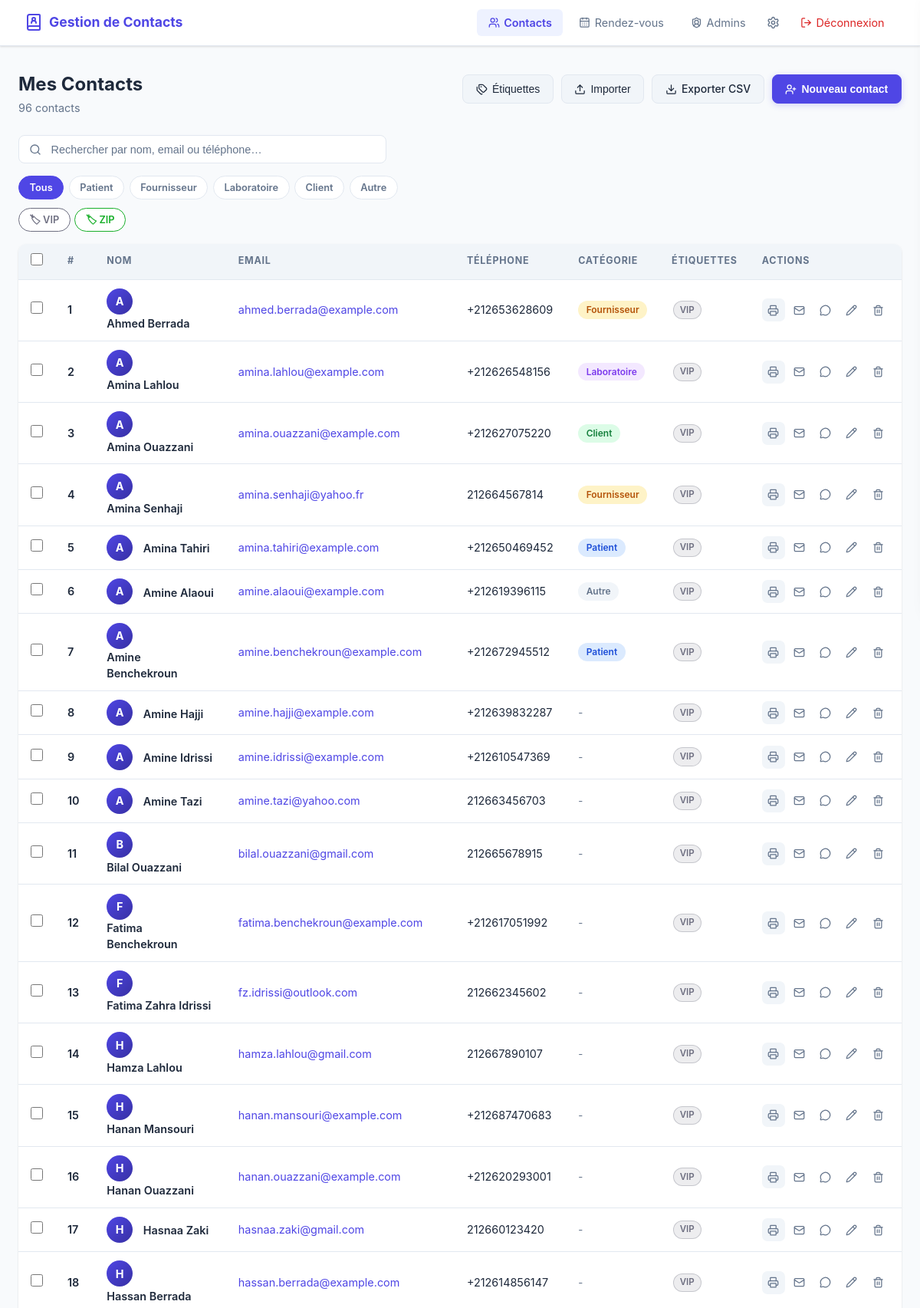
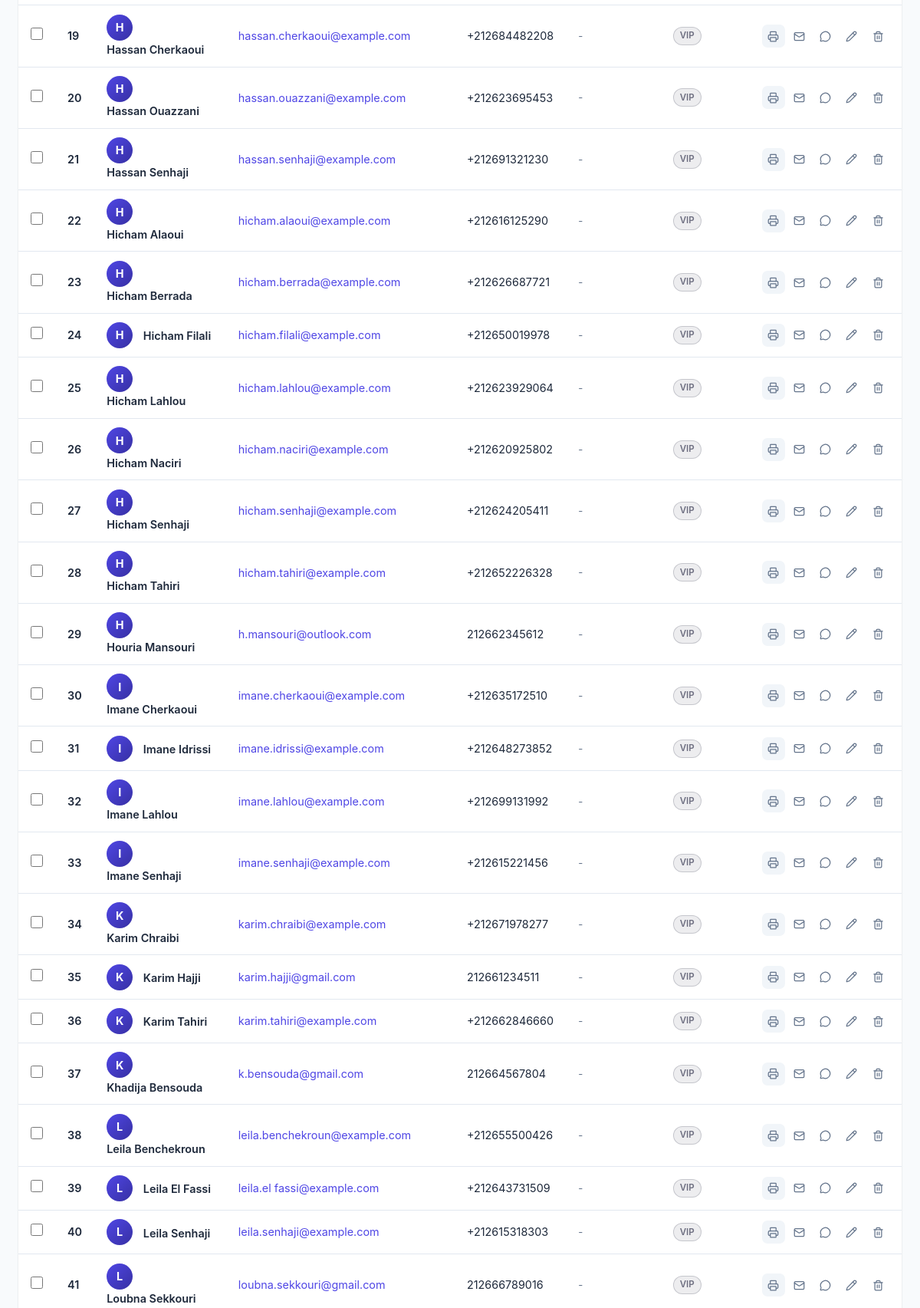
Page /contacts (signed in, upper part) on the committed database (2 pictures, top to bottom).
### tables this page shows
CREATE TABLE labels (
            id INTEGER PRIMARY KEY AUTOINCREMENT,
            name TEXT UNIQUE NOT NULL,
            color TEXT DEFAULT '#6366f1'
        );

CREATE TABLE contacts (
            id INTEGER PRIMARY KEY AUTOINCREMENT,
            name TEXT NOT NULL,
            email TEXT NOT NULL,
            phone TEXT NOT NULL,
            category TEXT DEFAULT '',
            address TEXT DEFAULT '',
            fonction TEXT DEFAULT '',
            company TEXT DEFAULT ''
        , labels TEXT DEFAULT '');

### app.py (the view, shortened to what this page needs)
@app.route("/contacts")
@login_required
def contacts():
    query      = request.args.get("q", "").strip()
    cat_filter = request.args.get("cat", "").strip()
    lbl_filter = request.args.get("lbl", "").strip()
    if query:
        contact_list = service.search_contacts(query)
    else:
        contact_list = service.get_all_contacts()
    if cat_filter:
        contact_list = [c for c in contact_list if c.get("category") == cat_filter]
    all_labels = label_service.get_all_labels()
    for c in contact_list:
        c["label_list"] = label_service.get_labels_for_contact(c["id"])
    return render_template("contacts.html",
                           contacts=contact_list, query=query,
                           categories=CATEGORIES, cat_filter=cat_filter,
                           all_labels=all_labels, lbl_filter=lbl_filter)

### app.py (called while the page is built)
def login_required(f):
    @wraps(f)
    def decorated(*args, **kwargs):
        if not session.get("logged_in"):
            flash("Veuillez vous connecter.", "warning")
            return redirect(url_for("login"))
        return f(*args, **kwargs)
    return decorated

### database/db.py (called while the page is built)
def get_connection():
    conn = sqlite3.connect(DB_NAME)
    conn.row_factory = sqlite3.Row
    return conn

### services/contact_service.py (called while the page is built)
    def get_all_contacts(self):
        conn = get_connection()
        cursor = conn.cursor()
        cursor.execute("SELECT id, name, email, phone, category, address, fonction, company FROM contacts ORDER BY name ASC")
        rows = cursor.fetchall()
        conn.close()
        return [dict(row) for row in rows]

### services/label_service.py (called while the page is built)
    def get_all_labels(self):
        conn = get_connection()
        cursor = conn.cursor()
        cursor.execute("SELECT id, name, color FROM labels ORDER BY name ASC")
        rows = cursor.fetchall()
        conn.close()
        return [dict(r) for r in rows]

    def get_labels_for_contact(self, contact_id):
        conn = get_connection()
        cursor = conn.cursor()
        cursor.execute("""
            SELECT l.id, l.name, l.color FROM labels l
            JOIN contact_labels cl ON cl.label_id = l.id
            WHERE cl.contact_id = ?
            ORDER BY l.name
        """, (contact_id,))
        rows = cursor.fetchall()
        conn.close()
        return [dict(r) for r in rows]

### templates/contacts.html (shortened to what this page needs)
{% extends "base.html" %}
{% block content %}
<div class="page-header">
    <div>
        <h1 data-i18n="contacts_title">Mes Contacts</h1>
        <p class="subtitle" id="contact-count">{{ contacts|length }} contact{{ 's' if contacts|length != 1 }}</p>
    </div>
    <div class="page-actions">
        <button class="btn btn-action" onclick="openLabelsPanel()">
            <i data-lucide="tags" style="width:15px;height:15px;"></i> Étiquettes
        </button>
        <button class="btn btn-action" onclick="openImportModal()">
            <i data-lucide="upload" style="width:15px;height:15px;"></i> <span data-i18n="btn_import">Importer</span>
        </button>
        <a href="{{ url_for('export_csv') }}" class="btn btn-action">
            <i data-lucide="download" style="width:15px;height:15px;"></i> <span data-i18n="btn_export">Exporter CSV</span>
        </a>
        <button class="btn btn-action btn-action--primary" onclick="openAddModal()">
            <i data-lucide="user-plus" style="width:15px;height:15px;"></i> <span data-i18n="btn_new">Nouveau contact</span>
        </button>
    </div>
</div>
<div class="search-form">
    <div class="search-wrapper">
        <input type="text" id="search-input"
               data-i18n-placeholder="search_placeholder"
               placeholder="Rechercher par nom, email ou téléphone…"
               value="{{ query }}" class="search-input" oninput="filterContacts(this.value)">
    </div>
</div>
{% if categories %}
<div class="cat-filter-bar">
    <a href="{{ url_for('contacts', q=query) }}" class="cat-chip {% if not cat_filter %}active{% endif %}" data-i18n="filter_all">Tous</a>
    {% for cat in categories %}
    <a href="{{ url_for('contacts', q=query, cat=cat) }}" class="cat-chip {% if cat_filter == cat %}active{% endif %}">{{ cat }}</a>
    {% endfor %}
</div>
{% endif %}
{% if all_labels %}
<div class="cat-filter-bar" style="margin-top:-.3rem;gap:.35rem;">
    {% for lbl in all_labels %}
    <a href="{{ url_for('contacts', q=query, cat=cat_filter, lbl=lbl.id) }}"
       class="cat-chip {% if lbl_filter|string == lbl.id|string %}active{% endif %}"
       style="border-color:{{ lbl.color }};{% if lbl_filter|string == lbl.id|string %}background:{{ lbl.color }};color:#fff;{% else %}color:{{ lbl.color }};{% endif %}">
        🏷 {{ lbl.name }}
    </a>
    {% endfor %}
</div>
{% endif %}
{% if contacts %}
<div class="table-wrapper">
    <table class="contacts-table" id="contacts-table">
        <thead>
            <tr>
                <th class="th-checkbox">
                    <input type="checkbox" id="select-all-chk2" class="row-checkbox" onchange="toggleSelectAll(this.checked)">
                </th>
                <th data-i18n="th_id">#</th>
                <th data-i18n="th_name" class="th-sortable" onclick="sortTable('name')" style="cursor:pointer;user-select:none;">
                </th>
                <th data-i18n="th_email" class="th-sortable" onclick="sortTable('email')" style="cursor:pointer;user-select:none;">
                </th>
                <th data-i18n="th_phone" class="th-sortable" onclick="sortTable('phone')" style="cursor:pointer;user-select:none;">
                </th>
                <th data-i18n="th_category">Catégorie</th>
                <th>Étiquettes</th>
                <th data-i18n="th_actions">Actions</th>
            </tr>
        </thead>
        <tbody id="contacts-tbody">
            {% for contact in contacts %}
            <tr data-id="{{ contact.id }}"
                data-name="{{ contact.name|lower }}"
                data-email="{{ contact.email|lower }}"
                data-phone="{{ contact.phone }}"
                data-category="{{ contact.category|lower }}">
                <td style="padding-left:1rem;">
                    <input type="checkbox" class="row-checkbox contact-chk" data-id="{{ contact.id }}" onchange="onRowCheck()">
                </td>
                <td class="id-cell">{{ loop.index }}</td>
                <td>
                    <div class="contact-avatar">{{ contact.name[0].upper() }}</div>
                    <div class="contact-info">
                        <span class="contact-name">{{ contact.name }}</span>
                    </div>
                </td>
                <td><a href="mailto:{{ contact.email }}" class="email-link">{{ contact.email }}</a></td>
                <td>{{ contact.phone }}</td>
                <td>
                    {% if contact.category %}
                    <span class="cat-badge cat-{{ contact.category|lower|replace(' ','') }}">{{ contact.category }}</span>
                    {% else %}<span class="cat-none">-</span>{% endif %}
                </td>
                <td class="labels-cell">
                    {% for lbl in contact.label_list %}
                    <span class="lbl-badge" style="background:{{ lbl.color }}20;color:{{ lbl.color }};border:1px solid {{ lbl.color }}50;">{{ lbl.name }}</span>
                    {% endfor %}
                </td>
                <td class="actions-cell">
                    <button class="btn-icon btn-print" title="Imprimer fiche"
                        onclick="printContactSheet({{ contact.id }}, '{{ contact.name|replace("'", "\\'") }}')">
                        <i data-lucide="printer" style="width:15px;height:15px;"></i>
                    </button>
                    <button class="btn-icon btn-email" title="Email"
                        onclick="openEmailModal({{ contact.id }}, '{{ contact.name|replace("'", "\\'") }}', '{{ contact.email }}')">
                        <i data-lucide="mail" style="width:15px;height:15px;"></i>
                    </button>
                    <button class="btn-icon btn-whatsapp" title="WhatsApp"
                        onclick="openWhatsappModal({{ contact.id }}, '{{ contact.name|replace("'", "\\'") }}', '{{ contact.phone }}')">
                        <i data-lucide="message-circle" style="width:15px;height:15px;"></i>
                    </button>
                    <button class="btn-icon btn-edit" title="Modifier"
                        onclick="openEditModal({{ contact.id }})">
                        <i data-lucide="pencil" style="width:15px;height:15px;"></i>
                    </button>
                    <button class="btn-icon btn-delete" title="Supprimer"
                        onclick="openDeleteModal({{ contact.id }}, '{{ contact.name|replace("'", "\\'") }}')">
                        <i data-lucide="trash-2" style="width:15px;height:15px;"></i>
                    </button>
                </td>
            </tr>
            {% endfor %}
        </tbody>
    </table>
</div>
{% endif %}
{% endblock %}

### templates/base.html (shortened to what this page needs)
<!DOCTYPE html>
<html lang="fr" data-theme="light" data-lang="fr">
<head>
    <link rel="stylesheet" href="{{ url_for('static', filename='css/style.css') }}">
</head>
<body>
{% if session.get('logged_in') %}
<nav class="navbar">
    <div class="nav-brand">
        <i data-lucide="book-user" class="nav-lucide-icon"></i>
        <span data-i18n="app_title">Gestion de Contacts</span>
    </div>
    <div class="nav-links">
        <a href="{{ url_for('contacts') }}" class="nav-link {% if request.endpoint == 'contacts' %}active{% endif %}">
            <i data-lucide="users" style="width:15px;height:15px;"></i> <span data-i18n="nav_contacts">Contacts</span>
        </a>
        <a href="{{ url_for('appointments') }}" class="nav-link {% if request.endpoint == 'appointments' %}active{% endif %}">
            <i data-lucide="calendar-days" style="width:15px;height:15px;"></i> <span data-i18n="nav_rdv">Rendez-vous</span>
        </a>
        <a href="{{ url_for('admins') }}" class="nav-link {% if request.endpoint == 'admins' %}active{% endif %}">
            <i data-lucide="shield-user" style="width:15px;height:15px;"></i> <span data-i18n="nav_admins">Admins</span>
        </a>
        <button class="nav-icon-btn" id="settings-btn" title="Paramètres" onclick="toggleSettings()">
            <i data-lucide="settings" style="width:17px;height:17px;"></i>
        </button>
        <a href="{{ url_for('logout') }}" class="nav-link logout">
            <i data-lucide="log-out" style="width:15px;height:15px;"></i> <span data-i18n="nav_logout">Déconnexion</span>
        </a>
    </div>
</nav>
{% endif %}
<main class="main-content">
    {% block content %}{% endblock %}
</main>
</body>
</html>

### rows in the picture
labels: name "VIP"
labels: name "ZIP"
contacts: name "A", name "Ahmed Berrada", email "ahmed.berrada@example.com", phone "+212653628609", category "Fournisseur"
contacts: name "A", name "Amina Lahlou", email "amina.lahlou@example.com", phone "+212626548156", category "Laboratoire"
contacts: name "A", name "Amina Ouazzani", email "amina.ouazzani@example.com", phone "+212627075220", category "Client"
contacts: name "A", name "Amina Senhaji", email "amina.senhaji@yahoo.fr", phone "212664567814", category "Fournisseur"
contacts: name "A", name "Amina Tahiri", email "amina.tahiri@example.com", phone "+212650469452", category "Patient"
contacts: name "A", name "Amine Alaoui", email "amine.alaoui@example.com", phone "+212619396115", category "Autre"
contacts: name "A", name "Amine Benchekroun", email "amine.benchekroun@example.com", phone "+212672945512", category "Patient"
contacts: name "A", name "Amine Hajji", email "amine.hajji@example.com", phone "+212639832287"
contacts: name "A", name "Amine Idrissi", email "amine.idrissi@example.com", phone "+212610547369"
contacts: name "A", name "Amine Tazi", email "amine.tazi@yahoo.com", phone "212663456703"
contacts: name "B", name "Bilal Ouazzani", email "bilal.ouazzani@gmail.com", phone "212665678915"
contacts: name "F", name "Fatima Benchekroun", email "fatima.benchekroun@example.com", phone "+212617051992"
contacts: name "F", name "Fatima Zahra Idrissi", email "fz.idrissi@outlook.com", phone "212662345602"
contacts: name "H", name "Hamza Lahlou", email "hamza.lahlou@gmail.com", phone "212667890107"
contacts: name "H", name "Hanan Mansouri", email "hanan.mansouri@example.com", phone "+212687470683"
contacts: name "H", name "Hanan Ouazzani", email "hanan.ouazzani@example.com", phone "+212620293001"
contacts: name "H", name "Hasnaa Zaki", email "hasnaa.zaki@gmail.com", phone "212660123420"
contacts: name "H", name "Hassan Berrada", email "hassan.berrada@example.com", phone "+212614856147"
contacts: name "H", name "Hassan Cherkaoui", email "hassan.cherkaoui@example.com", phone "+212684482208"
contacts: name "H", name "Hassan Ouazzani", email "hassan.ouazzani@example.com", phone "+212623695453"
contacts: name "H", name "Hassan Senhaji", email "hassan.senhaji@example.com", phone "+212691321230"
contacts: name "H", name "Hicham Alaoui", email "hicham.alaoui@example.com", phone "+212616125290"
contacts: name "H", name "Hicham Berrada", email "hicham.berrada@example.com", phone "+212626687721"
contacts: name "H", name "Hicham Filali", email "hicham.filali@example.com", phone "+212650019978"
contacts: name "H", name "Hicham Lahlou", email "hicham.lahlou@example.com", phone "+212623929064"
contacts: name "H", name "Hicham Naciri", email "hicham.naciri@example.com", phone "+212620925802"
contacts: name "H", name "Hicham Senhaji", email "hicham.senhaji@example.com", phone "+212624205411"
contacts: name "H", name "Hicham Tahiri", email "hicham.tahiri@example.com", phone "+212652226328"
contacts: name "H", name "Houria Mansouri", email "h.mansouri@outlook.com", phone "212662345612"
contacts: name "I", name "Imane Cherkaoui", email "imane.cherkaoui@example.com", phone "+212635172510"
contacts: name "I", name "Imane Idrissi", email "imane.idrissi@example.com", phone "+212648273852"
contacts: name "I", name "Imane Lahlou", email "imane.lahlou@example.com", phone "+212699131992"
contacts: name "I", name "Imane Senhaji", email "imane.senhaji@example.com", phone "+212615221456"
contacts: name "K", name "Karim Chraibi", email "karim.chraibi@example.com", phone "+212671978277"
contacts: name "K", name "Karim Hajji", email "karim.hajji@gmail.com", phone "212661234511"
contacts: name "K", name "Karim Tahiri", email "karim.tahiri@example.com", phone "+212662846660"
contacts: name "K", name "Khadija Bensouda", email "k.bensouda@gmail.com", phone "212664567804"
contacts: name "L", name "Leila Benchekroun", email "leila.benchekroun@example.com", phone "+212655500426"
contacts: name "L", name "Leila El Fassi", email "leila.el fassi@example.com", phone "+212643731509"
contacts: name "L", name "Leila Senhaji", email "leila.senhaji@example.com", phone "+212615318303"
contacts: name "L", name "Loubna Sekkouri", email "loubna.sekkouri@gmail.com", phone "212666789016"

### other values in the picture
{{ contacts|length }} "96"
{{ 's' if contacts|length != 1 }} "s"
{{ cat }} "Patient" "Fournisseur" "Laboratoire" "Client" "Autre"
